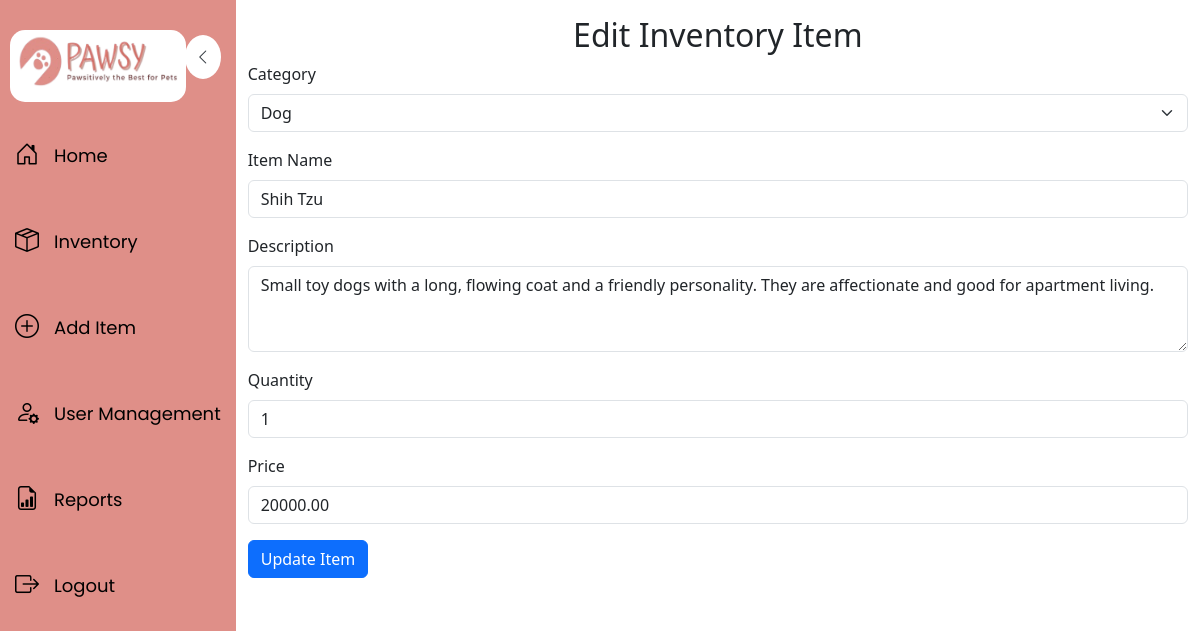
Page /public/edit_item.php?id=11 (signed in) on the committed database.
### tables this page shows
CREATE TABLE IF NOT EXISTS `inventory` (
  `id` int NOT NULL AUTO_INCREMENT,
  `name` varchar(255) NOT NULL,
  `description` text,
  `quantity` int NOT NULL,
  `price` decimal(10,2) NOT NULL,
  `category` varchar(100) DEFAULT NULL,
  `created_at` timestamp NULL DEFAULT CURRENT_TIMESTAMP,
  PRIMARY KEY (`id`)
);

CREATE TABLE IF NOT EXISTS `categories` (
  `id` int NOT NULL AUTO_INCREMENT,
  `name` varchar(100) NOT NULL,
  PRIMARY KEY (`id`)
);

### public/edit_item.php (the view, shortened to what this page needs)
<?php
require '../config.php';
$id = $_GET['id'];
$stmt = $pdo->prepare("SELECT * FROM inventory WHERE id = ?");
$stmt->execute([$id]);
$item = $stmt->fetch();
$categories = $pdo->query("SELECT * FROM categories")->fetchAll();
?>
<!DOCTYPE html>
<html lang="en">
<head>
    <link href="https://cdn.jsdelivr.net/npm/bootstrap@5.3.0/dist/css/bootstrap.min.css" rel="stylesheet">
</head>
<body>
    <div class="d-flex">
        <?php include 'dashboard.php'; ?>
        <div class="container-fluid mt-3">
            <h2 class="text-center">Edit Inventory Item</h2>
            <form method="POST" action="../backend/edit_item.php">
                <div class="mb-3">
                    <label for="category_id" class="form-label">Category</label>
                    <select class="form-select" id="category_id" name="category_id" required>
                        <?php foreach ($categories as $category): ?>
                            <option value="<?= $category['id'] ?>" <?= $category['name'] == $item['category'] ? 'selected' : '' ?>>
                                <?= $category['name'] ?>
                            </option>
                        <?php endforeach; ?>
                    </select>
                </div>
                <div class="mb-3">
                    <label for="name" class="form-label">Item Name</label>
                    <input type="text" class="form-control" id="name" name="name" value="<?= htmlspecialchars($item['name']) ?>" required>
                </div>
                <div class="mb-3">
                    <label for="description" class="form-label">Description</label>
                    <textarea class="form-control" id="description" name="description" rows="3" required><?= htmlspecialchars($item['description']) ?></textarea>
                </div>
                <div class="mb-3">
                    <label for="quantity" class="form-label">Quantity</label>
                    <input type="number" class="form-control" id="quantity" name="quantity" value="<?= htmlspecialchars($item['quantity']) ?>" min="1" required>
                </div>
                <div class="mb-3">
                    <label for="price" class="form-label">Price</label>
                    <input type="number" step="0.01" class="form-control" id="price" name="price" value="<?= htmlspecialchars($item['price']) ?>" min="0.01" required>
                </div>
                <button type="submit" class="btn btn-primary">Update Item</button>
            </form>
        </div>
    </div>
</body>
</html>

### rows in the picture
inventory: category_id "Dog", name "Shih Tzu", description "Small toy dogs with a long, flowing coat and a friendly personality. They are affectionate and good for apartment living.", quantity "1", price "20000.00"
